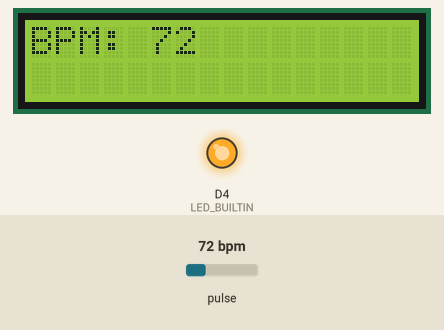
Bench run of a program on a simulated ESP8266 (NodeMCU). Shown: 16×2 character LCD, output pins drawn as LEDs (lit = HIGH, except the on-board LED, lit = LOW). Dashed ring = blinking. Inputs (shaded band) come from the test bench; at power-on: pulse 72 bpm. What the program prints to the serial monitor is not drawn.

Above: at 1.4 s.
1.5 s: pulse set to 42 bpm
At 2.4 s:
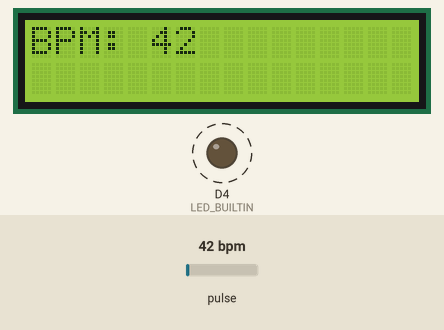
4.0 s: pulse set to 100 bpm
At 4.45 s:
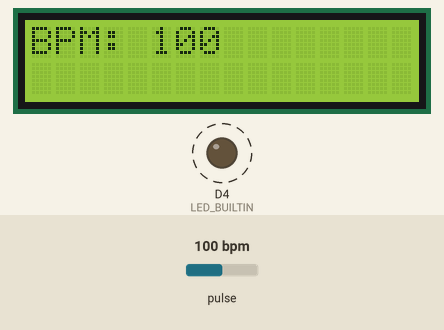
5.8 s: pulse set to 70 bpm
At 6.9 s:
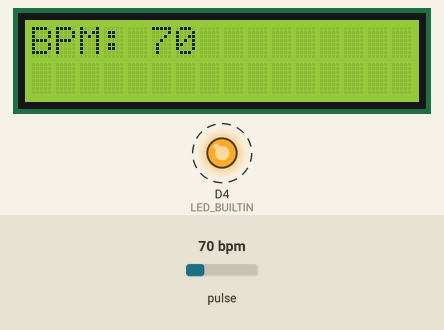
Timing chart, 0 to 14.1 s (numbered marks = the images above; inputs shaded):
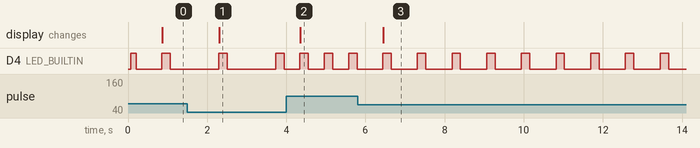

The program:

main.cpp
```cpp
#include <Arduino.h>
#include <LiquidCrystal_I2C.h>
#include <PulseSensorPlayground.h>
#include <Wire.h>


#define I2C_ADDR 0x27
#define LCD_COLUMNS 16
#define LCD_ROWS 2


#define REPORTING_PERIOD_MS 1000

const uint8_t &SDA_PIN = D2;
const uint8_t &SCL_PIN = D1;


LiquidCrystal_I2C lcd(I2C_ADDR, LCD_COLUMNS, LCD_ROWS);


const int PulseWire = A0;
const int LED = LED_BUILTIN;
int Threshold = 550;

PulseSensorPlayground pulseSensor;


void setup() {
  Serial.begin(9600);
  Wire.begin(SDA_PIN, SCL_PIN);
  lcd.begin(LCD_COLUMNS, LCD_ROWS);
  lcd.backlight();

  pulseSensor.analogInput(PulseWire);
  pulseSensor.blinkOnPulse(LED);
  pulseSensor.setThreshold(Threshold);

  if (pulseSensor.begin()) {
    Serial.println("We created a pulseSensor Object !");
  }
}

void loop() {
  if (pulseSensor.sawStartOfBeat()) {
    int myBPM = pulseSensor.getBeatsPerMinute();
    Serial.println("♥  A HeartBeat Happened ! ");
    Serial.print("BPM: ");
    Serial.println(myBPM);
    lcd.clear();
    lcd.setCursor(0, 0);
    lcd.printf("BPM: %d", myBPM);
  }

  delay(20);
}
```

Measured:
- after the input at 1.5 s, D4 (LED_BUILTIN): alternates HIGH for 0.21 s and LOW for 1.2 s, starting after 0.79 s; the display: changes after 0.80 s (image 1)
- after the input at 4.0 s, the display: changes after 0.36 s (image 2)
- after the input at 5.8 s, D4 (LED_BUILTIN): alternates HIGH for 0.21 s and LOW for 0.66 s, starting after 0.63 s; the display: changes after 0.65 s (image 3)
